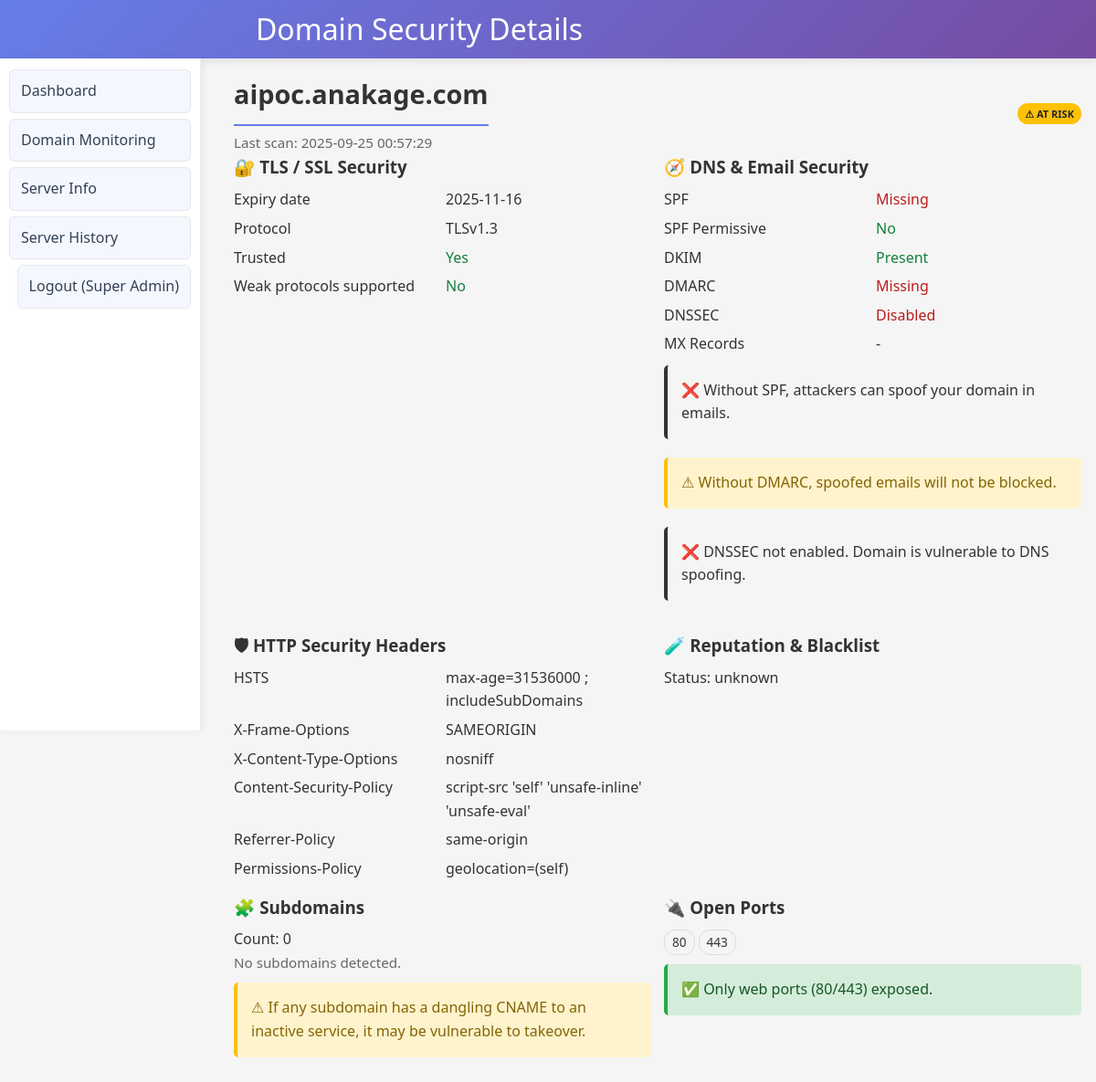
Page /domain/security/aipoc.anakage.com (signed in) on the earlier database version.
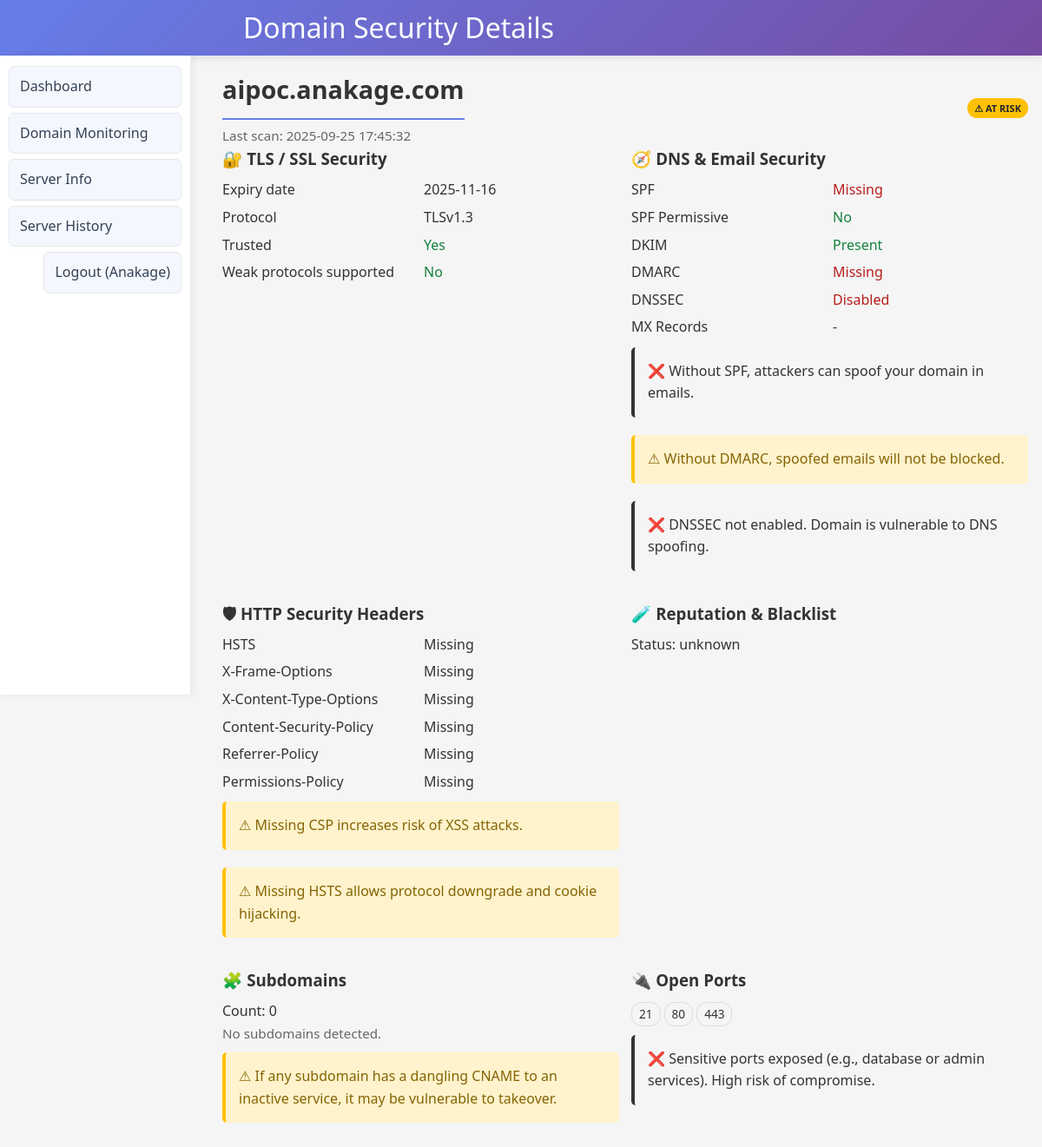
Same page on the later database version.
### tables this page shows
CREATE TABLE users (
            id INTEGER PRIMARY KEY AUTOINCREMENT,
            name TEXT,
            email TEXT UNIQUE NOT NULL,
            password_hash TEXT NOT NULL,
            role TEXT NOT NULL,          -- super_admin, admin, super_analytics, analytics
            location TEXT                -- required for admin/analytics
        );

### 1app.py (the view)
@app.route('/domain/security/<path:domain>')
@login_required
def domain_security_details(domain):
    user = get_current_user()
    conn = get_db_connection()
    c = conn.cursor()
    c.execute("SELECT name, location FROM domains WHERE name=?", (domain,))
    row = c.fetchone()
    if not row:
        conn.close()
        flash("Domain not found.", "danger")
        return redirect(url_for('domain'))
    if user and user["role"] in ("admin", "analytics") and not user_can_access_location(user, row["location"]):
        conn.close()
        flash("Access denied for this location.", "danger")
        return redirect(url_for('domain'))
    c.execute(
        """
        SELECT details_json, scanned_at, summary_status
        FROM domain_security
        WHERE domain_name=?
        ORDER BY scanned_at DESC
        LIMIT 1
        """,
        (domain,)
    )
    latest = c.fetchone()
    import json as _json
    if not latest:
        result = scan_domain_security(domain)
        c.execute(
            "INSERT INTO domain_security(domain_name, scanned_at, summary_status, details_json) VALUES(?, ?, ?, ?)",
            (domain, result["scanned_at"], result["summary_status"], _json.dumps(result))
        )
        conn.commit()
        details = result
    else:
        details = _json.loads(latest["details_json"]) if latest and latest["details_json"] else None
    conn.close()
    if not details:
        flash("Failed to load domain security details.", "danger")
        return redirect(url_for('domain'))
    return render_template('domain_security.html', details=details, user=user)

### 1app.py (called while the page is built)
def get_db_connection():
    conn = sqlite3.connect(DB_FILE, timeout=15, check_same_thread=False)
    conn.row_factory = sqlite3.Row
    try:
        conn.execute("PRAGMA busy_timeout = 15000")
    except Exception:
        pass
    return conn

def get_current_user():
    user_id = session.get('user_id')
    if not user_id:
        return None
    conn = get_db_connection()
    c = conn.cursor()
    c.execute("SELECT id, name, email, role, location FROM users WHERE id = ?", (user_id,))
    row = c.fetchone()
    conn.close()
    return row

def login_required(view_func):
    @functools.wraps(view_func)
    def wrapper(*args, **kwargs):
        if not get_current_user():
            return redirect(url_for('login', next=request.path))
        return view_func(*args, **kwargs)
    return wrapper

### templates/domain_security.html (shortened to what the changed rows need)
<!DOCTYPE html>
<html>
<head>
    <link rel="stylesheet" href="{{ url_for('static', filename='style.css') }}">
</head>
<body>
    <header>
        <div class="container">
            <h1>Domain Security Details</h1>
        </div>
    </header>
    <nav>
        <div class="container">
            <ul>
                {% if user %}
                    <li style="margin-left:auto"><a href="/logout">Logout ({{ user.name }})</a></li>
                {% else %}
                    <li style="margin-left:auto"><a href="/login">Login</a></li>
                {% endif %}
            </ul>
        </div>
    </nav>
    <div class="container">
        <div class="card">
            <div class="header-row">
                <div>
                    <h2 style="margin:0 0 6px 0;">{{ details.domain }}</h2>
                    <div class="muted">Last scan: {{ details.scanned_at }}</div>
                </div>
            </div>
        </div>
        <div class="grid">
            <div class="card">
                <h3 class="section-title">🛡 HTTP Security Headers</h3>
                {% set hh = details.http_headers or {} %}
                <div class="kv">
                    <div>HSTS</div><div>{{ hh['Strict-Transport-Security'] or 'Missing' }}</div>
                    <div>X-Frame-Options</div><div>{{ hh['X-Frame-Options'] or 'Missing' }}</div>
                    <div>X-Content-Type-Options</div><div>{{ hh['X-Content-Type-Options'] or 'Missing' }}</div>
                    <div>Content-Security-Policy</div><div>{{ hh['Content-Security-Policy'] or 'Missing' }}</div>
                    <div>Referrer-Policy</div><div>{{ hh['Referrer-Policy'] or 'Missing' }}</div>
                    <div>Permissions-Policy</div><div>{{ hh['Permissions-Policy'] or 'Missing' }}</div>
                </div>
                {% if not hh['Content-Security-Policy'] %}
                    <div class="alert alert-warning" style="margin-top:10px;">⚠ Missing CSP increases risk of XSS attacks.</div>
                {% endif %}
                {% if not hh['Strict-Transport-Security'] %}
                    <div class="alert alert-warning" style="margin-top:10px;">⚠ Missing HSTS allows protocol downgrade and cookie hijacking.</div>
                {% endif %}
            </div>
            <div class="card">
                <h3 class="section-title">🔌 Open Ports</h3>
                {% set ports = (details.ports or {}).open or [] %}
                {% if ports|length %}
                    <div>
                        {% for p in ports %}<span class="pill">{{ p }}</span>{% endfor %}
                    </div>
                {% else %}
                    <div class="muted">No common ports detected as open.</div>
                {% endif %}
                {% set risky = [21,22,25,3306] %}
                {% if ports|select('in', risky)|list|length %}
                    <div class="alert alert-danger" style="margin-top:10px;">
                        ❌ Sensitive ports exposed (e.g., database or admin services). High risk of compromise.
                    </div>
                {% else %}
                    {% if ports|length and (ports == [80] or ports == [443] or ports == [80,443] or ports == [443,80]) %}
                        <div class="alert alert-success" style="margin-top:10px;">
                            ✅ Only web ports (80/443) exposed.
                        </div>
                    {% endif %}
                {% endif %}
            </div>
        </div>
    </div>
</body>
</html>

Differences in the rows shown:
changed users: name "Super Admin" → "Anakage"
Other differences:
{{ details.scanned_at }}: "2025-09-25 00:57:29" → "2025-09-25 17:45:32"
{{ hh['Strict-Transport-Security'] or 'Missing' }}: "max-age=31536000 ; includeSubDomains" → "Missing"
{{ hh['X-Frame-Options'] or 'Missing' }}: "SAMEORIGIN" → "Missing"
{{ hh['X-Content-Type-Options'] or 'Missing' }}: "nosniff" → "Missing"
{{ hh['Content-Security-Policy'] or 'Missing' }}: "script-src 'self' 'unsafe-inline' 'unsafe-eval'" → "Missing"
{{ hh['Referrer-Policy'] or 'Missing' }}: "same-origin" → "Missing"
{{ hh['Permissions-Policy'] or 'Missing' }}: "geolocation=(self)" → "Missing"
text no longer shown: "✅ Only web ports (80/443) exposed."
text now shown: "⚠ Missing CSP increases risk of XSS attacks. ⚠ Missing HSTS allows protocol downgrade and cookie hijacking. ❌ Sensitive ports exposed (e.g., database or admin services). High risk of compromise."
new list line: "21"
